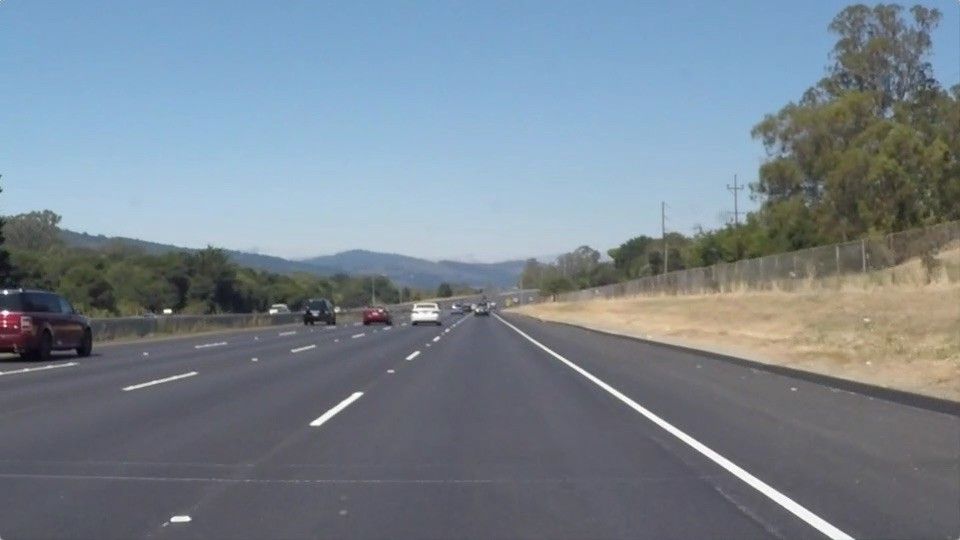
#> input picture files/laneimg.jpeg, 960 x 540 px, given in place of the camera
$ python webcam_input.py
#> lines starting #> are read from the running program, lines starting #| are printed output that depends on the picture; after the words box and inside, x2 and y2 are one past the last pixel; in counts of white or black regions, pixels touching at a corner belong together
import cv2

# Use 0 for built-in, 1 for external.
cap = cv2.VideoCapture(0)

# Define window names
windows = ['Original', 'Gray', 'Canny (Edges)', 'Blur']

# Initialize adjustable windows
for name in windows:
    cv2.namedWindow(name, cv2.WINDOW_NORMAL)

while cap.isOpened():
    ret, frame = cap.read()
#> frame is the input picture: shape (540, 960, 3); mean B, G, R 143.7, 132.5, 120.3
    if not ret:
        print("Failed to grab frame.")
        break

    # 1. Grayscale
    gray = cv2.cvtColor(frame, cv2.COLOR_BGR2GRAY)
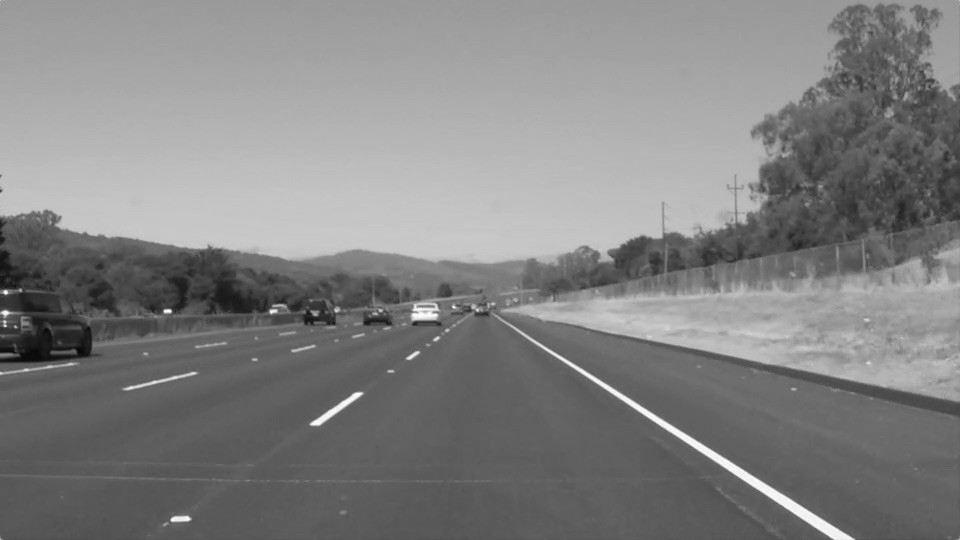
#> gray: shape (540, 960); min 6, max 255, mean 130.1

    # 2. Gaussian Blur (reduces noise for better edge detection)
    blur = cv2.GaussianBlur(gray, (7, 7), 0)

    # 3. Canny Edge Detection
    canny = cv2.Canny(blur, 50, 200)
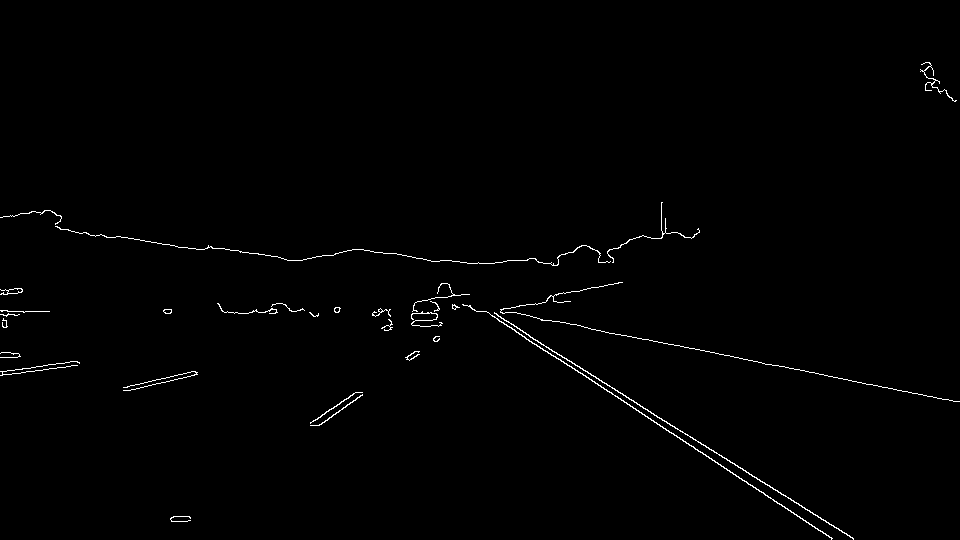
#> canny: shape (540, 960); 0.8% white in thin lines or dots, all inside (x1, y1, x2, y2) = (0, 62, 960, 540)

    # Display frames
    cv2.imshow('Original', frame)
    cv2.imshow('Gray', gray)
    cv2.imshow('Blur', blur)
    cv2.imshow('Canny (Edges)', canny)

    # Wait for 1ms; exit if 'q' is pressed OR if a window is closed
    key = cv2.waitKey(1) & 0xFF
#> (key q is pressed here)
    if key == ord('q') or cv2.getWindowProperty('Original', cv2.WND_PROP_VISIBLE) < 1:
        break

# Clean up
cap.release()
cv2.destroyAllWindows()
